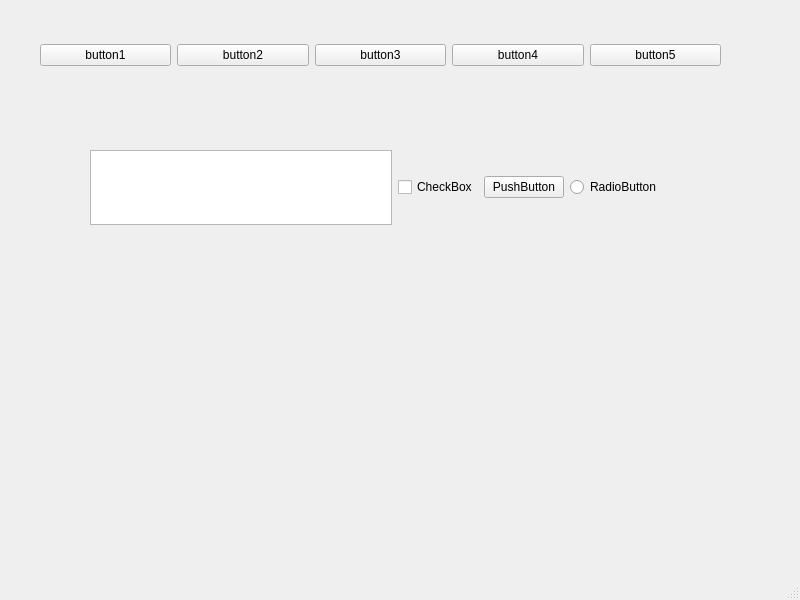
<?xml version="1.0" encoding="UTF-8"?>
<ui version="4.0">
 <class>MainWindow</class>
 <widget class="QMainWindow" name="MainWindow">
  <property name="geometry">
   <rect>
    <x>0</x>
    <y>0</y>
    <width>800</width>
    <height>600</height>
   </rect>
  </property>
  <property name="windowTitle">
   <string>MainWindow</string>
  </property>
  <widget class="QWidget" name="centralwidget">
   <widget class="QWidget" name="horizontalLayoutWidget">
    <property name="geometry">
     <rect>
      <x>90</x>
      <y>150</y>
      <width>571</width>
      <height>75</height>
     </rect>
    </property>
    <layout class="QHBoxLayout" name="horizontalLayout_2">
     <item>
      <widget class="QListWidget" name="listWidget"/>
     </item>
     <item>
      <widget class="QCheckBox" name="checkBox">
       <property name="text">
        <string>CheckBox</string>
       </property>
      </widget>
     </item>
     <item>
      <widget class="QPushButton" name="pushButton_6">
       <property name="text">
        <string>PushButton</string>
       </property>
      </widget>
     </item>
     <item>
      <widget class="QRadioButton" name="radioButton">
       <property name="text">
        <string>RadioButton</string>
       </property>
      </widget>
     </item>
    </layout>
   </widget>
   <widget class="QWidget" name="">
    <property name="geometry">
     <rect>
      <x>40</x>
      <y>30</y>
      <width>681</width>
      <height>51</height>
     </rect>
    </property>
    <layout class="QHBoxLayout" name="horizontalLayout">
     <item>
      <widget class="QPushButton" name="pushButton">
       <property name="text">
        <string>button1</string>
       </property>
      </widget>
     </item>
     <item>
      <widget class="QPushButton" name="pushButton_2">
       <property name="text">
        <string>button2</string>
       </property>
      </widget>
     </item>
     <item>
      <widget class="QPushButton" name="pushButton_3">
       <property name="text">
        <string>button3</string>
       </property>
      </widget>
     </item>
     <item>
      <widget class="QPushButton" name="pushButton_4">
       <property name="text">
        <string>button4</string>
       </property>
      </widget>
     </item>
     <item>
      <widget class="QPushButton" name="pushButton_5">
       <property name="text">
        <string>button5</string>
       </property>
      </widget>
     </item>
    </layout>
   </widget>
  </widget>
  <widget class="QMenuBar" name="menubar">
   <property name="geometry">
    <rect>
     <x>0</x>
     <y>0</y>
     <width>800</width>
     <height>23</height>
    </rect>
   </property>
  </widget>
  <widget class="QStatusBar" name="statusbar"/>
 </widget>
 <resources/>
 <connections/>
</ui>
